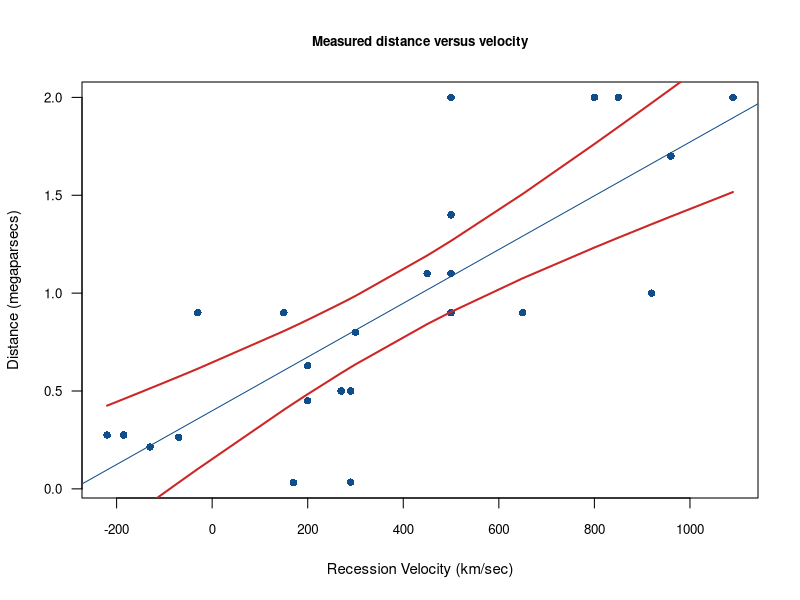

The R script that drew this image:
###############################################################################
# Hubble Example
###############################################################################

# install.packages("ggplot2")
# library(ggplot2)

object <- c("S.Mag.","L.Mag.","N.G.C. 6822","N.G.C. 598",
            "N.G.C. 221","N.G.C. 224","N.G.C. 5457","N.G.C. 4763",
            "N.G.C. 5194","N.G.C. 4449","N.G.C. 4214","N.G.C. 3031",
            "N.G.C. 3627","N.G.C. 4826","N.G.C. 5236","N.G.C. 1068",
            "N.G.C. 5055","N.G.C. 7331","N.G.C. 4258","N.G.C. 4151",
            "N.G.C. 4382","N.G.C. 4472","N.G.C. 4486","N.G.C. 4649")

distance <- c(0.032,0.034,0.214,0.263,0.275,0.275,0.45,0.5,
              0.5,0.63,0.8,0.9,0.9,0.9,0.9,1.0,1.1,1.1,
              1.4,1.7,2.0,2.0,2.0,2.0)

velocity <- c(170,290,-130,-70,-185,-220,200,290,270,
              200,300,-30,650,150,500,920,450,500,
              500,960,500,850,800,1090)

# hubble <- data.frame(object,distance,velocity)
# 
# fit <- lm(hubble$distance~hubble$velocity)
# 
# hubble <- data.frame(hubble, predict(fit, interval = 'prediction'))
# 
# ggplot(hubble, aes(x = velocity, y = distance)) +
#   geom_smooth(method = 'lm', aes(fill = 'confidence'),alpha = 1.0) +
#   geom_point(colour = 'black', size = 3) +
#   labs(x ="Recession Velocity (km/sec)",
#        y ="Distance (megaparsecs)",
#        title ="Measured distance versus velocity 
#        for 24 extra-galactic nebulae") +
#   theme(legend.position = "none")

plotCI <- function (x, y, xlab, ylab, main) {
  plot(x, y, pch = 16, col = "dodgerblue4",
       xlab = xlab, ylab = ylab,
       main = main, cex.main = 0.8,
       cex.axis = 0.8, cex.lab = 0.9,
       las = 1, xlim = c(min(x), max(x)),
       ylim = c(min(y), max(y)))
  
  fit <- lm(y~x)
  summary(fit)

  abline(fit, col = "dodgerblue4")
  
  CI <- predict(fit, interval = "confidence")
  
  cint <- data.frame(x, lower = CI[,2], upper = CI[,3])
  cint <- cint[order(x),]
  with(cint, points(x, lower, type = "l",
                    col = "firebrick3", lwd = 2))
  with(cint, points(x, upper, type = "l",
                    col = "firebrick3", lwd = 2))
  
#   plot(resid(fit),fitted(fit),
#        pch = 16, col = "steelblue3",
#        xlab = "Residuals", ylab = "Fitted values",
#        main = paste("Residual Plot for\n", ylab, "by", xlab),
#        cex.main = 0.8, cex.lab = 0.9,
#        cex.axis = 0.9, las = 1)
#   
#   summary(fit)
}

plotCI(x = velocity, y = distance,
       xlab = "Recession Velocity (km/sec)",
       ylab = "Distance (megaparsecs)",
       main = "Measured distance versus velocity")